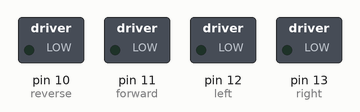
This sketch was run on a simulated Arduino Uno, built with avr-gcc and run on an emulated ATmega328P. On the bench: switched loads named in the sketch (green lamp = pin HIGH). At 35.5 s the program stops and its outputs stay as they are.

Above: at 0.1 s.
At 5.1 s:
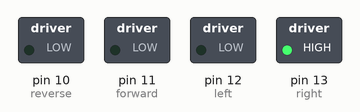
At 15.6 s:
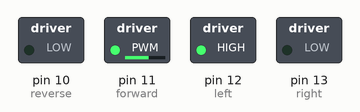
At 25.6 s:
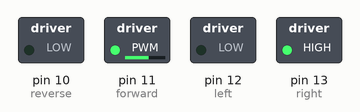
Timing chart, 0 to 37.0 s (numbered marks = the images above):
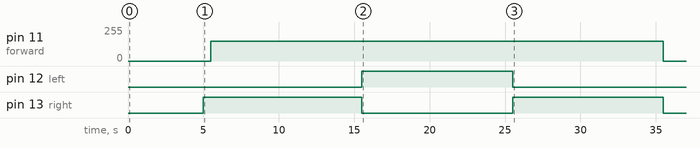

The sketch:

Figure_8.ino
```cpp
/* Figure_8.ino
* Car Test
* Makes the modified RC car go in a figure 8.


* Date: Fall 2016
* Author: blaine-ww (Elaine Wu)

*/


// Plug the striped white wires into the Arduino pins
int forward = 11; // forward pin
int reverse = 10; // reverse pin
int left = 12; // left pin
int right = 13; // right pin

// The setup() method runs once, when the sketch starts
void setup() {
	// initialize the digital pins as an outputs:
	pinMode(forward, OUTPUT);
	pinMode(reverse, OUTPUT);
	pinMode(left, OUTPUT);
	pinMode(right, OUTPUT);
}


void go_forward(){
	analogWrite(forward, 150);
	//digitalWrite(forward,HIGH); // turn forward motor on
	digitalWrite(reverse,LOW); // turn revers motor off
}


void go_reverse(){
	digitalWrite(reverse,HIGH); // turn reverse motor on
	digitalWrite(forward,LOW); // turn forward notor off
}


void stop_car(){
	digitalWrite(reverse,LOW); // turn revers motor off
	digitalWrite(forward,LOW); // turn forward motor off
	digitalWrite(left,LOW);
	digitalWrite(right,LOW);
}


void go_left(){
	analogWrite(left, 255);
	//digitalWrite(left,HIGH); // turn left motor on
	digitalWrite(right,LOW); // turn right motor off
}


void go_right(){
	analogWrite(right, 255);
	//digitalWrite(right,HIGH); // turn right motor on
	digitalWrite(left,LOW); // tune left motor off
}


// the loop() method runs over and over again,
// as long as the Arduino has power
void loop(){

	delay(5000);	//Place Arduino UNO + retrofitted RC chassis on flat surface with open space to operate

	//delay(1000);
	go_right();			//clockwise
	delay(500);
	go_forward();
	delay(10000);

	//go_forward();		//counterclockwise
	//delay(1000);
	go_left();
	delay(10000);

	//go_forward();		//clockwise
	//delay(1000);
	go_right();
	delay(10000);

	stop_car();

	exit(0);
}
```

Measured:
- by itself, pin 11 (forward): 0/255 → 150/255 at 5.5 s, → 0/255 30.0 s later
- by itself, pin 12 (left): LOW → HIGH at 15.5 s, → LOW 10.0 s later
- by itself, pin 13 (right): alternates HIGH for 10.3 s and LOW for 10.0 s
